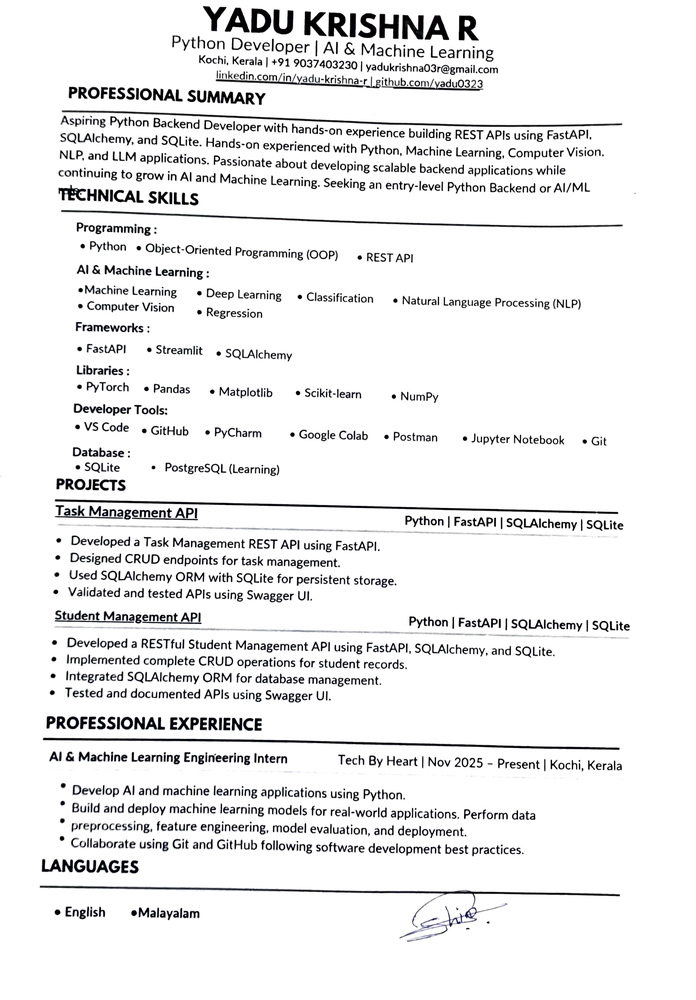
#> input picture backend/backend/temp/Adobe Scan 28 Jul 2026_page_1.png, 696 x 1000 px, shrunk from 2296 x 3300 before the run
$ python -i signature_detector.py   (imports and definitions only)
#> lines starting #> are read from the running program, lines starting #| are printed output that depends on the picture
import cv2


class SignatureDetector:

    def detect_regions(self, binary_image):

        height, width = binary_image.shape
#> height = 1000; width = 696

        # Bottom 30% of page
        roi = binary_image[int(height * 0.70):height, :]
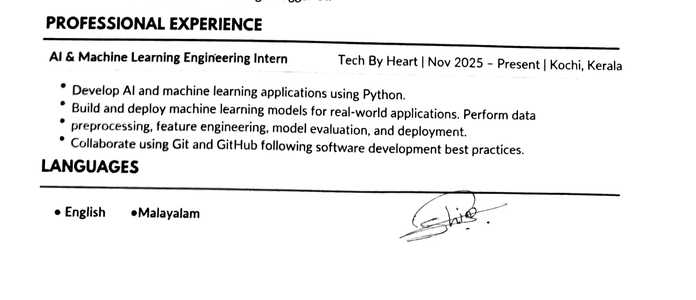
#> roi: shape (300, 696); min 0, max 255, mean 240.2

        # Join nearby pen strokes
        kernel = cv2.getStructuringElement(cv2.MORPH_RECT, (25, 5))
        roi = cv2.dilate(roi, kernel, iterations=2)
#> roi: shape (300, 696); every value is 255

        contours, _ = cv2.findContours(
            roi,
            cv2.RETR_EXTERNAL,
            cv2.CHAIN_APPROX_SIMPLE
        )
#> contours = [[[0, 0], [0, 299], [695, 299], [695, 0]]]

        candidates = []

        for contour in contours:

            area = cv2.contourArea(contour)

            if area < 300:
                continue

            x, y, w, h = cv2.boundingRect(contour)

            # Convert ROI coordinates back
            y += int(height * 0.70)

            padding = 20

            candidates.append((
                max(0, x - padding),
                max(0, y - padding),
                w + padding * 2,
                h + padding * 2
            ))
#> this loop made 1 pass
#> (contour, area, x, y, w, h, padding) on pass 1: ([[0, 0], [0, 299], [695, 299], [695, 0]], 207805, 0, 700, 696, 300, 20)
#> after the loop, candidates = [(0, 680, 736, 340)]

        print(f"Detected {len(candidates)} region(s)")
#| Detected 1 region(s)

        return candidates

>>> import cv2
>>> picture = cv2.imread('../../backend/temp/Adobe Scan 28 Jul 2026_page_1.png', cv2.IMREAD_GRAYSCALE)
>>> result = SignatureDetector().detect_regions(picture)
#> result = [(0, 680, 736, 340)]

$ run again, on backend/backend/temp/cleaned_aaannn333_page_1.png
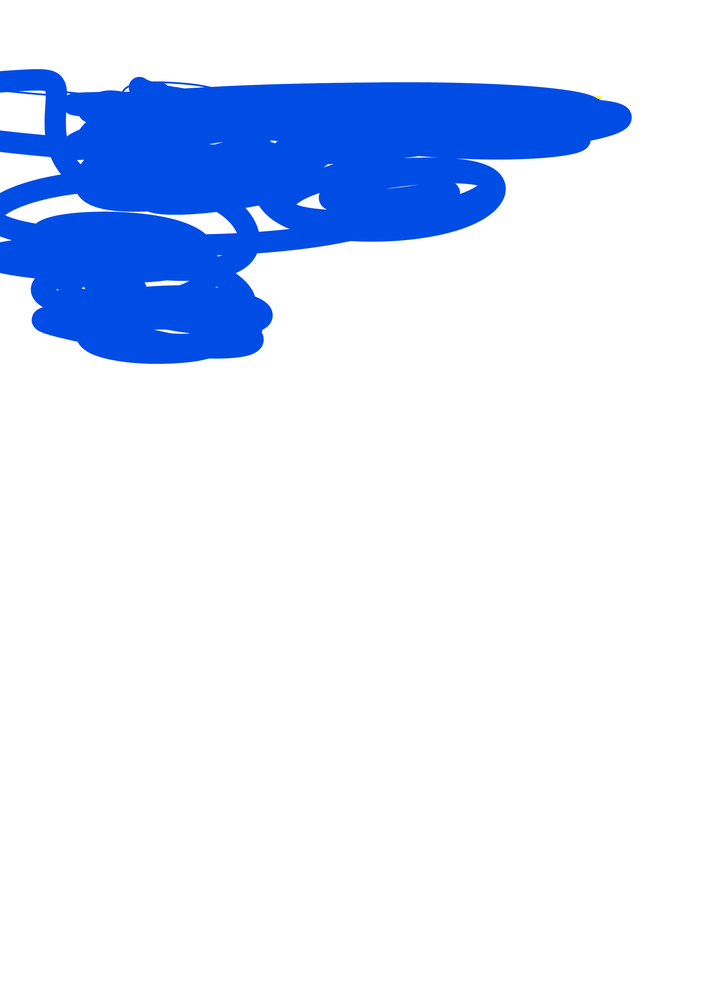
#> input picture backend/backend/temp/cleaned_aaannn333_page_1.png, 706 x 999 px, shrunk from 2481 x 3508 before the run
#> `picture = cv2.imread('../../backend/temp/Adobe Scan 28 Jul 2026_page_1..`:
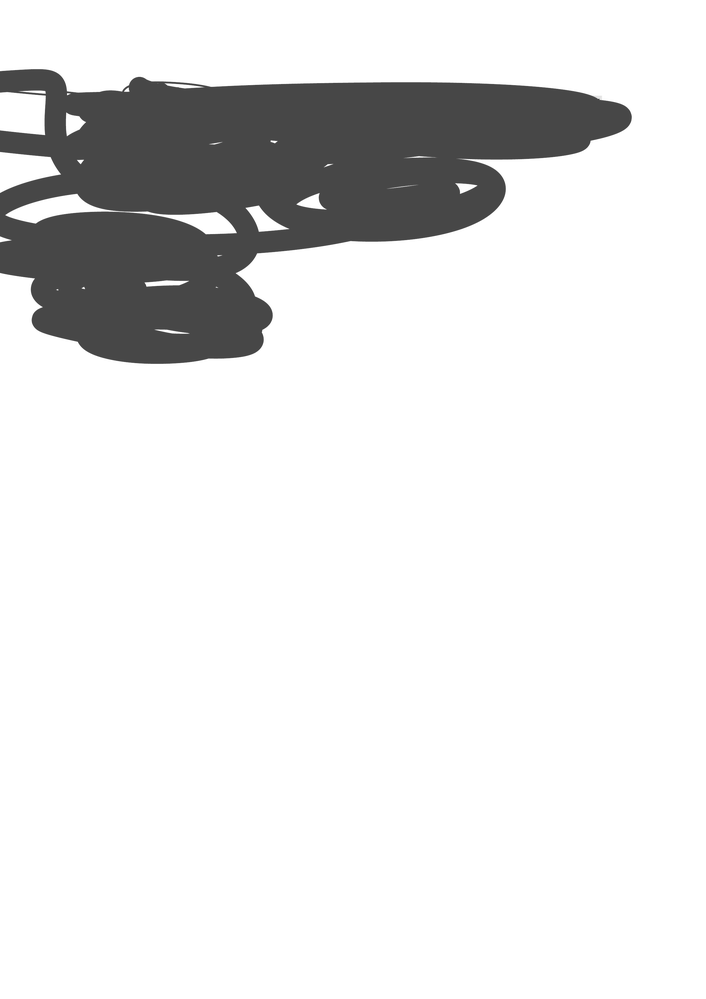
#> picture: shape (999, 706); min 55, max 255, mean 227.4
#> roi: shape (300, 706); every value is 255
#> contours = [[[0, 0], [0, 299], [705, 299], [705, 0]]]
#> the loop in detect_regions, `for contour in contours: ` made 1 pass
#> (contour, area, x, y, w, h, padding) on pass 1: ([[0, 0], [0, 299], [705, 299], [705, 0]], 210795, 0, 699, 706, 300, 20)
#> after the loop in detect_regions, `for contour in contours:`: candidates = [(0, 679, 746, 340)]
#| Detected 1 region(s)
